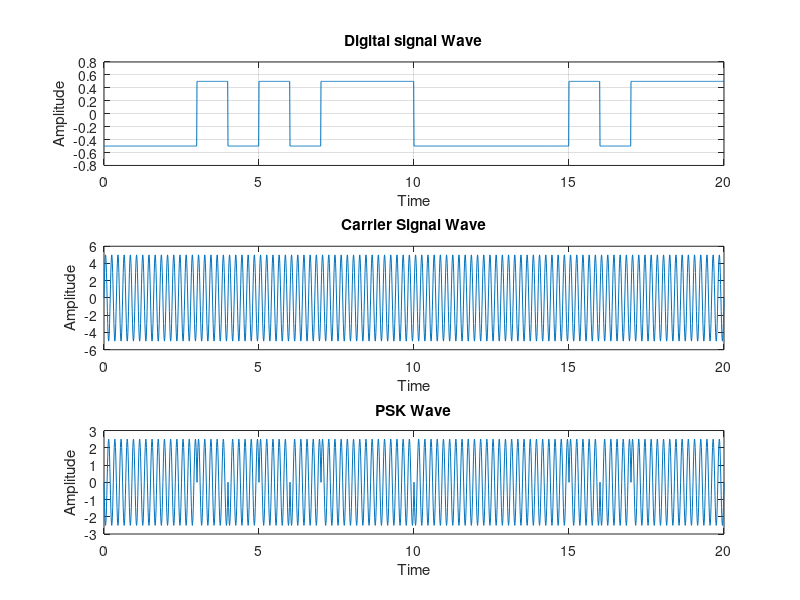

MATLAB code for this plot:
%% PSK Digital Modulation
clear;
fc = input('enter the carrier signal freqency');
Ac = input('enter the carrier signal amplitude');
 

%% Generating Square wave
dig = randi([0 1],1,20,'double');
n = length(dig);
t=0:0.01:n;
x = 1:1:(n+1)*100;
for i = 1:n
    for j = i:.1:i+1
        Dig(x(i*100:(i+1)*100)) = dig(i);
    end
end
Dig = Dig(100:end) - 0.5;
subplot(3,1,1) 
plot(t,Dig)
grid on;
xlabel('Time')
ylabel('Amplitude')
title('Digital signal Wave')

%% Carrier Wave
car = Ac.*sin(2*pi*fc*t);
subplot(3,1,2) 
plot(t,car)
xlabel('Time')
ylabel('Amplitude')
title('Carrier Signal Wave')

%% PSK Modulation
psk_wave = Dig.*car;
subplot(3,1,3) 
plot(t,psk_wave)
xlabel('Time')
ylabel('Amplitude')
title('PSK Wave')

